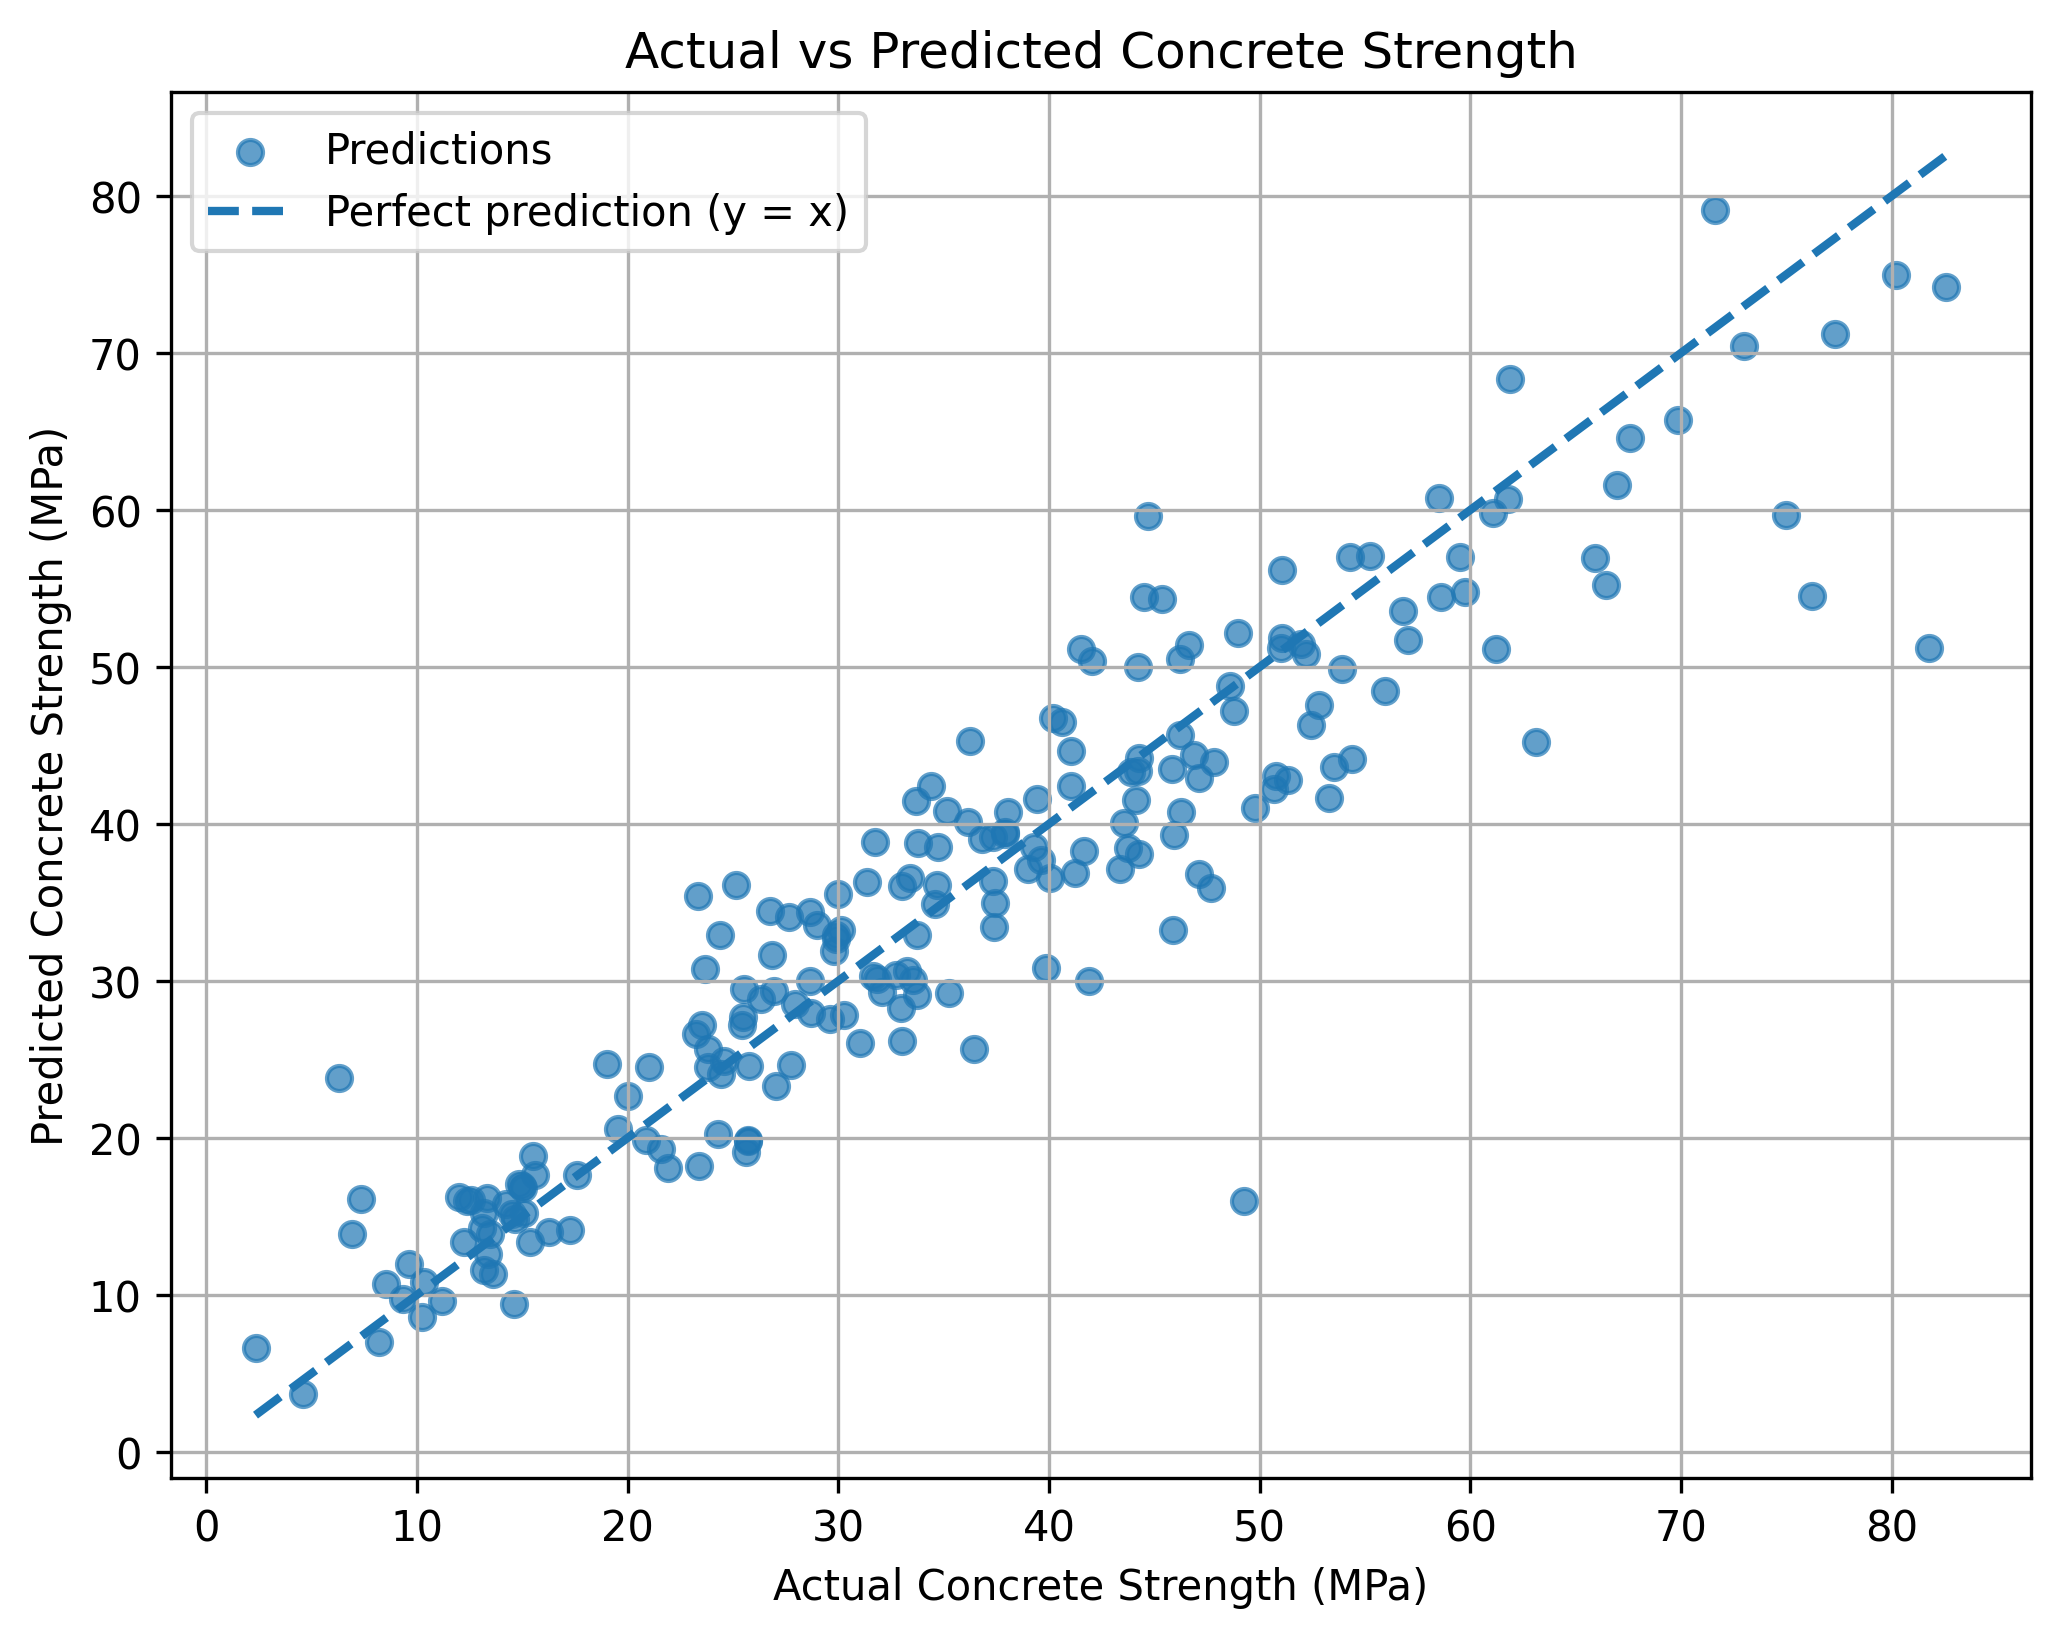

Reproduce this figure in Python.

import pandas as pd
import numpy as np
import matplotlib.pyplot as plt

from sklearn.model_selection import (
    train_test_split,
    KFold,
    cross_val_score,
    GridSearchCV
)

from sklearn.linear_model import LinearRegression, Ridge

from sklearn.pipeline import Pipeline

from sklearn.preprocessing import (
    PolynomialFeatures,
    StandardScaler
)

from sklearn.metrics import (
    mean_squared_error,
    mean_absolute_error
)

# Load dataset and remove duplicate rows
concrete = pd.read_csv("concrete_strength.csv")

original_rows = len(concrete)

concrete = concrete.drop_duplicates()

print("TASK 3: CONCRETE STRENGTH MODEL")
print("--------------------------------")

print("Original rows:", original_rows)
print("Rows after removing duplicates:", len(concrete))

# Select features and target
target = "Concrete compressive strength"

X = concrete.drop(columns=target)
y = concrete[target]

print("Number of features:", X.shape[1])

# Split into training and testing sets
X_train, X_test, y_train, y_test = train_test_split(
    X,
    y,
    test_size=0.20,
    random_state=42
)

print("\nTraining rows:", len(X_train))
print("Testing rows:", len(X_test))

# Five shuffled folds
cv = KFold(
    n_splits=5,
    shuffle=True,
    random_state=42
)

# ----------------------------------
# PART A: Linear Regression Baseline
# ----------------------------------

baseline_model = LinearRegression()

baseline_scores = cross_val_score(
    baseline_model,
    X_train,
    y_train,
    cv=cv,
    scoring="neg_root_mean_squared_error"
)

baseline_rmse = -baseline_scores

baseline_mean = baseline_rmse.mean()

print("\nLinear Regression Baseline")
print("Fold RMSE values:", baseline_rmse)
print("Mean baseline CV RMSE:", baseline_mean)

# ----------------------------------
# PART B: Polynomial + Scaling + Ridge
# ----------------------------------

pipeline = Pipeline([
    (
        "polynomial",
        PolynomialFeatures(include_bias=False)
    ),
    (
        "scaler",
        StandardScaler()
    ),
    (
        "ridge",
        Ridge()
    )
])

# Search degrees and alpha values
param_grid = {
    "polynomial__degree": [1, 2, 3],
    "ridge__alpha": [0.01, 0.1, 1, 10, 100]
}

grid_search = GridSearchCV(
    estimator=pipeline,
    param_grid=param_grid,
    cv=cv,
    scoring="neg_root_mean_squared_error",
    n_jobs=-1,
    return_train_score=True
)

grid_search.fit(X_train, y_train)

print("\nBest Parameters:")
print(grid_search.best_params_)

print("\nBest Mean CV RMSE:")
best_cv_rmse = -grid_search.best_score_
print(best_cv_rmse)

# Display three highest-ranked settings
results = pd.DataFrame(grid_search.cv_results_)

top_three = results.sort_values(
    by="rank_test_score"
).head(3)

print("\nTop Three Model Settings:")
print(
    top_three[
        [
            "rank_test_score",
            "param_polynomial__degree",
            "param_ridge__alpha",
            "mean_test_score"
        ]
    ].to_string(index=False)
)

# ----------------------------------
# PART C: Test the Best Model
# ----------------------------------

best_model = grid_search.best_estimator_

predictions = best_model.predict(X_test)

test_rmse = np.sqrt(
    mean_squared_error(y_test, predictions)
)

test_mae = mean_absolute_error(
    y_test,
    predictions
)

print("\nTest Results:")
print("Test RMSE:", test_rmse)
print("Test MAE:", test_mae)

# Plot actual vs predicted values
plt.figure(figsize=(8, 6))

plt.scatter(
    y_test,
    predictions,
    alpha=0.7,
    label="Predictions"
)

# Reference line y = x
minimum = min(y_test.min(), predictions.min())
maximum = max(y_test.max(), predictions.max())

plt.plot(
    [minimum, maximum],
    [minimum, maximum],
    linestyle="--",
    linewidth=2,
    label="Perfect prediction (y = x)"
)

plt.xlabel("Actual Concrete Strength (MPa)")
plt.ylabel("Predicted Concrete Strength (MPa)")

plt.title("Actual vs Predicted Concrete Strength")

plt.legend()
plt.grid(True)

plt.savefig(
    "task3_concrete.png",
    dpi=300,
    bbox_inches="tight"
)

plt.show()

print("\nPlot saved as task3_concrete.png")

# ----------------------------------
# PART D: Compare Models and Explain
# ----------------------------------

print("\nModel Comparison:")

print("Baseline mean CV RMSE:", baseline_mean)
print("Tuned mean CV RMSE:", best_cv_rmse)

improvement = baseline_mean - best_cv_rmse

print("Improvement in mean CV RMSE:", improvement)

print("\nDegree-2 interaction example:")

# Find a degree-2 interaction term from the feature names
poly = best_model.named_steps["polynomial"]

feature_names = poly.get_feature_names_out(X.columns)

interaction_terms = [
    name for name in feature_names
    if " " in name
]

if interaction_terms:
    print("Example interaction term:", interaction_terms[0])
else:
    print("No interaction term found.")

print(
    "An interaction term represents the combined effect "
    "of two input features on concrete strength."
)

print(
    "\nScaling explanation: StandardScaler is inside the pipeline "
    "so it is fitted separately on each training fold. "
    "This prevents information leakage from validation data."
)

# ----------------------------------
# SAVE RESULTS IN lab9_notes.txt
# ----------------------------------

with open("lab9_notes.txt", "a") as file:

    file.write("\n\nTASK 3: TUNE A CONCRETE STRENGTH MODEL\n")
    file.write("=======================================\n")

    file.write(f"Original rows: {original_rows}\n")
    file.write(f"Rows after removing duplicates: {len(concrete)}\n")

    file.write(f"Training rows: {len(X_train)}\n")
    file.write(f"Testing rows: {len(X_test)}\n")

    file.write("\nBaseline Linear Regression:\n")
    file.write(f"Mean CV RMSE: {baseline_mean:.4f} MPa\n")

    file.write("\nTop Three Settings:\n")

    for _, row in top_three.iterrows():
        file.write(
            f"Rank: {row['rank_test_score']}, "
            f"Degree: {row['param_polynomial__degree']}, "
            f"Alpha: {row['param_ridge__alpha']}, "
            f"Mean CV RMSE: {-row['mean_test_score']:.4f} MPa\n"
        )

    file.write("\nTuned Model:\n")
    file.write(f"Best parameters: {grid_search.best_params_}\n")
    file.write(f"Mean CV RMSE: {best_cv_rmse:.4f} MPa\n")

    file.write("\nTest Performance:\n")
    file.write(f"Test RMSE: {test_rmse:.4f} MPa\n")
    file.write(f"Test MAE: {test_mae:.4f} MPa\n")

    file.write("\nModel Comparison:\n")
    file.write(f"Baseline mean CV RMSE: {baseline_mean:.4f}\n")
    file.write(f"Tuned mean CV RMSE: {best_cv_rmse:.4f}\n")

    file.write(
        "\nExplanation: The tuned model is better when its mean "
        "CV RMSE is lower than the baseline model.\n"
    )

    file.write(
        "\nDegree-2 interaction: A product of two different "
        "input features represents an interaction term.\n"
    )

    file.write(
        "\nScaling belongs inside the pipeline because it must be "
        "fitted only on the training portion of each CV fold. "
        "This prevents data leakage.\n"
    )

print("\nTask 3 results added to lab9_notes.txt")
